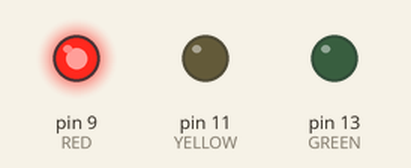
Recording of a sketch running on a simulated Arduino Uno, built with avr-gcc and run on an emulated ATmega328P. Parts: output pins drawn as LEDs (lit = HIGH).

Above: at 2.5 s.
At 6.0 s:
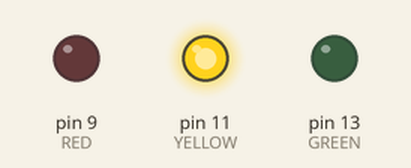
At 9.5 s:
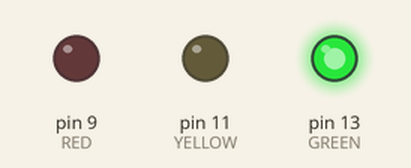
Timing chart, 0 to 15.6 s (numbered marks = the images above):
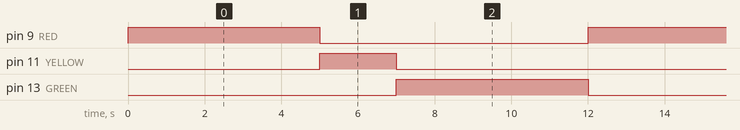

The sketch:

question2.ino
```cpp
void setup() {
  pinMode(9, OUTPUT);//RED
  pinMode(11, OUTPUT);//YELLOW
  pinMode(13, OUTPUT);//GREEN
}
void loop() {

  digitalWrite(9, HIGH);
  digitalWrite(11, LOW);
  digitalWrite(13, LOW);
  delay(5000);

  digitalWrite(9, LOW);
  digitalWrite(11, HIGH);
  digitalWrite(13, LOW);
  delay(2000);

  digitalWrite(9, LOW);
  digitalWrite(11, LOW);
  digitalWrite(13, HIGH);
  delay(5000);
}
```

Measured:
- by itself, pin 9 (RED), pin 13 (GREEN): alternates HIGH for 5.0 s and LOW for 7.0 s
- by itself, pin 11 (YELLOW): alternates HIGH for 2.0 s and LOW for 10.0 s
- by itself, everything shown: repeats every 12.0 s, in 3 steps
